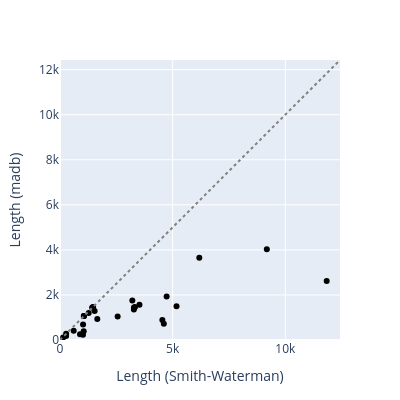

The code cell stored with this chart in its notebook:
### Code cell
import plotly.express as px
import pandas as pd
from pathlib import Path

# Load data
records = load_all_records()
sw_lengths, braid_lengths, ids, species_labels, used_kmers = extract_lengths(records)

df = pd.DataFrame({
    "SW Length": sw_lengths,
    "Longest Braid Length": braid_lengths,
    "ID": ids,
    "Species": species_labels,
    "K-mer size": used_kmers
})

# Determine axis max value for symmetric plot
max_val = max(df["SW Length"].max(), df["Longest Braid Length"].max()) * 1.05  # add 5% margin

# Create plot
fig = px.scatter(
    df,
    x="SW Length",
    y="Longest Braid Length",
    hover_name="ID",
    hover_data=["Species", "K-mer size"],
)

# Remove legend and set single color
fig.update_traces(marker=dict(color='black'), showlegend=False)

# Add parity line (y = x)
fig.add_shape(
    type="line",
    x0=0, y0=0, x1=max_val, y1=max_val,
    line=dict(dash="dot", color="gray")
)

fig.update_layout(
    xaxis=dict(
        range=[0, max_val],
        title="Length (Smith-Waterman)",
        constrain='domain',
        fixedrange=True
    ),
    yaxis=dict(
        range=[0, max_val],
        title="Length (madb)",
        scaleanchor="x",
        scaleratio=1,
        constrain='domain',
        fixedrange=True
    ),
    width=400,
    height=400,
    margin=dict(l=60, r=60, t=50, b=50),
)

figures_dir = Path("..") / "figures"
figures_dir.mkdir(parents=True, exist_ok=True)

fig.write_html(figures_dir / "sw_vs_braid.html")
fig.write_image(figures_dir / "sw_vs_braid.png", width=800, height=800)

fig.show()

### Figure 1 — Plotly figure (JSON) as saved in the notebook; plotly's stock layout.template omitted (floating-point values rounded to 4 significant figures)
{"data": [{"customdata": [["human_gorilla", 15], ["human_gorilla", 10], ["human_gorilla", 60], ["human_gorilla", 60], ["human_gorilla", 20], ["human_gorilla", 65], ["human_gorilla", 10], ["human_gorilla", 35], ["human_gorilla", 25], ["human_gorilla", 45], ["human_gorilla", 35], ["human_chimp", 10], ["human_chimp", 15], ["human_chimp", 10], ["human_chimp", 15], ["human_chimp", 40], ["human_chimp", 20], ["human_chimp", 60], ["human_chimp", 15], ["human_chimp", 15], ["human_chimp", 10], ["human_chimp", 50], ["human_macaque", 15], ["human_macaque", 15], ["human_macaque", 10], ["human_macaque", 45], ["human_macaque", 35], ["human_macaque", 15], ["human_macaque", 15], ["human_macaque", 25]], "hovertemplate": "<b>%{hovertext}</b><br><br>SW Length=%{x}<br>Longest Braid Length=%{y}<br>Species=%{customdata[0]}<br>K-mer size=%{customdata[1]}<extra></extra>", "hovertext": ["ENSG00000169717.fa", "ENSG00000204518.fa", "ENSG00000213088.fa", "ENSG00000282608.fa", "ENSG00000035687-0.fa", "ENSG00000116863.fa", "ENSG00000126070-0.fa", "ENSG00000143632.fa", "ENSG00000126070-1.fa", "ENSG00000143537.fa", "ENSG00000143382.fa", "ENSG00000204518.fa", "ENSG00000169717.fa", "ENSG00000134249-0.fa", "ENSG00000126070-0.fa", "ENSG00000143632.fa", "ENSG00000116863.fa", "ENSG00000282608.fa", "ENSG00000188157-0.fa", "ENSG00000188157-1.fa", "ENSG00000153207-0.fa", "ENSG00000186094-1.fa", "ENSG00000126070-0.fa", "ENSG00000134249-0.fa", "ENSG00000204518.fa", "ENSG00000035687-0.fa", "ENSG00000116863.fa", "ENSG00000188157-0.fa", "ENSG00000188157-1.fa", "ENSG00000143632.fa"], "legendgroup": "", "marker": {"color": "black", "symbol": "circle"}, "mode": "markers", "name": "", "orientation": "v", "showlegend": false, "type": "scatter", "x": [1437, 270, 1537, 3211, 4733, 3330, 1060, 2559, 5172, 11836, 6183, 273, 1437, 1469, 1060, 3280, 3527, 3282, 1023, 1061, 608, 9180, 1021, 1274, 138, 4543, 4609, 1052, 888, 1655], "xaxis": "x", "y": [1437, 180, 1285, 1748, 1932, 1461, 1060, 1043, 1497, 2623, 3648, 273, 1437, 1469, 1060, 1350, 1564, 1445, 692, 1061, 410, 4023, 235, 1203, 108, 890, 723, 385, 252, 937], "yaxis": "y"}], "layout": {"height": 400, "legend": {"tracegroupgap": 0}, "margin": {"b": 50, "l": 60, "r": 60, "t": 50}, "shapes": [{"line": {"color": "gray", "dash": "dot"}, "type": "line", "x0": 0, "x1": 12430.0, "y0": 0, "y1": 12430.0}], "width": 400, "xaxis": {"anchor": "y", "constrain": "domain", "domain": [0, 1], "fixedrange": true, "range": [0, 12430.0], "title": {"text": "Length (Smith-Waterman)"}}, "yaxis": {"anchor": "x", "constrain": "domain", "domain": [0, 1], "fixedrange": true, "range": [0, 12430.0], "scaleanchor": "x", "scaleratio": 1, "title": {"text": "Length (madb)"}}}}
